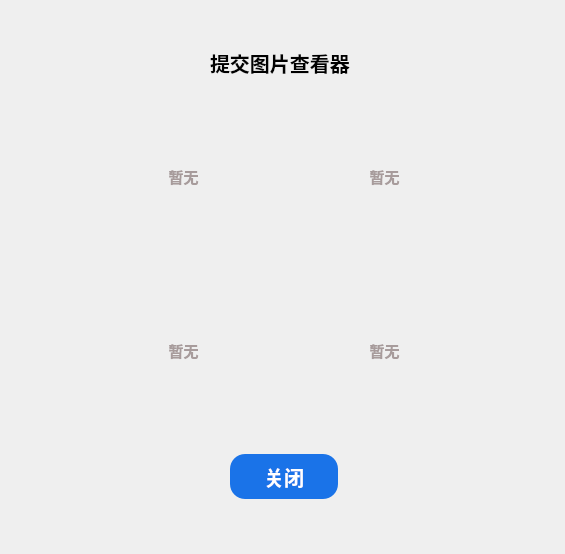
<?xml version="1.0" encoding="UTF-8"?>
<ui version="4.0">
 <class>Form</class>
 <widget class="QWidget" name="Form">
  <property name="geometry">
   <rect>
    <x>0</x>
    <y>0</y>
    <width>565</width>
    <height>554</height>
   </rect>
  </property>
  <property name="windowTitle">
   <string>Form</string>
  </property>
  <widget class="QLabel" name="label">
   <property name="geometry">
    <rect>
     <x>40</x>
     <y>30</y>
     <width>484</width>
     <height>493</height>
    </rect>
   </property>
   <property name="styleSheet">
    <string notr="true">border-image: url(:/images/images/小中型底层白.png);</string>
   </property>
   <property name="text">
    <string/>
   </property>
  </widget>
  <widget class="QLabel" name="label_2">
   <property name="geometry">
    <rect>
     <x>210</x>
     <y>50</y>
     <width>140</width>
     <height>26</height>
    </rect>
   </property>
   <property name="styleSheet">
    <string notr="true">font-weight:bold;
font-size:20px;</string>
   </property>
   <property name="text">
    <string>提交图片查看器</string>
   </property>
  </widget>
  <widget class="QFrame" name="frame">
   <property name="geometry">
    <rect>
     <x>83</x>
     <y>89</y>
     <width>402</width>
     <height>351</height>
    </rect>
   </property>
   <property name="styleSheet">
    <string notr="true">background-color:#EFEFEF;
border-radius:15px;</string>
   </property>
   <property name="frameShape">
    <enum>QFrame::StyledPanel</enum>
   </property>
   <property name="frameShadow">
    <enum>QFrame::Raised</enum>
   </property>
   <widget class="QLabel" name="label_3">
    <property name="geometry">
     <rect>
      <x>0</x>
      <y>0</y>
      <width>201</width>
      <height>174</height>
     </rect>
    </property>
    <property name="styleSheet">
     <string notr="true">color:#A79B9B;
font-size:15px;
font-weight:bold;
border-radius:0px;
border-top-left-radius:15px;</string>
    </property>
    <property name="text">
     <string>暂无</string>
    </property>
    <property name="alignment">
     <set>Qt::AlignCenter</set>
    </property>
   </widget>
   <widget class="QLabel" name="label_4">
    <property name="geometry">
     <rect>
      <x>0</x>
      <y>174</y>
      <width>201</width>
      <height>174</height>
     </rect>
    </property>
    <property name="styleSheet">
     <string notr="true">color:#A79B9B;
font-size:15px;
font-weight:bold;
border-radius:0px;
border-bottom-left-radius:15px;</string>
    </property>
    <property name="text">
     <string>暂无</string>
    </property>
    <property name="alignment">
     <set>Qt::AlignCenter</set>
    </property>
   </widget>
   <widget class="QLabel" name="label_5">
    <property name="geometry">
     <rect>
      <x>201</x>
      <y>174</y>
      <width>201</width>
      <height>174</height>
     </rect>
    </property>
    <property name="styleSheet">
     <string notr="true">color:#A79B9B;
font-size:15px;
font-weight:bold;
border-radius:0px;
border-bottom-right-radius:15px;</string>
    </property>
    <property name="text">
     <string>暂无</string>
    </property>
    <property name="alignment">
     <set>Qt::AlignCenter</set>
    </property>
   </widget>
   <widget class="QLabel" name="label_6">
    <property name="geometry">
     <rect>
      <x>201</x>
      <y>0</y>
      <width>201</width>
      <height>174</height>
     </rect>
    </property>
    <property name="styleSheet">
     <string notr="true">color:#A79B9B;
font-size:15px;
font-weight:bold;
border-radius:0px;
border-top-right-radius:15px;</string>
    </property>
    <property name="text">
     <string>暂无</string>
    </property>
    <property name="alignment">
     <set>Qt::AlignCenter</set>
    </property>
   </widget>
  </widget>
  <widget class="QPushButton" name="pushButton_2">
   <property name="geometry">
    <rect>
     <x>230</x>
     <y>454</y>
     <width>108</width>
     <height>45</height>
    </rect>
   </property>
   <property name="styleSheet">
    <string notr="true">background-color:#1A73E8;
color:white;
font-size:20px;
font-family:'Microsoft Yahei';
font-weight:bold;
border-radius:15px;</string>
   </property>
   <property name="text">
    <string>关闭</string>
   </property>
  </widget>
 </widget>
 <resources>
  <include location="resource.qrc"/>
 </resources>
 <connections/>
</ui>
